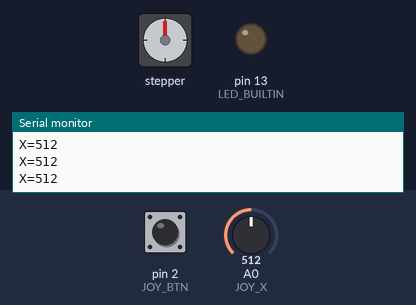
A sketch run on a simulated Arduino Uno, built with avr-gcc and run on an emulated ATmega328P. On the bench: stepper motor, output pins drawn as LEDs (lit = HIGH), the last lines printed to the serial monitor. Wiring (inferred from the names in the program): stepper motor (2048 steps per turn assumed): coils pin 8, pin 9, pin 10, pin 11. The inputs (shaded band) are chosen by the test bench; at power-on: A0 (JOY_X) = 512, pin 2 (JOY_BTN) HIGH. Pins used as bus, display or sensor lines are not drawn.

Above: at 1.3 s.
1.4 s: A0 (JOY_X) set to 554
2.9 s: A0 (JOY_X) set to 578
At 3.7 s:
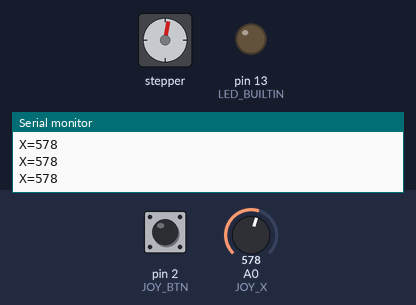
5.9 s: pin 2 (JOY_BTN) pulled LOW for 0.15 s
At 6.7 s:
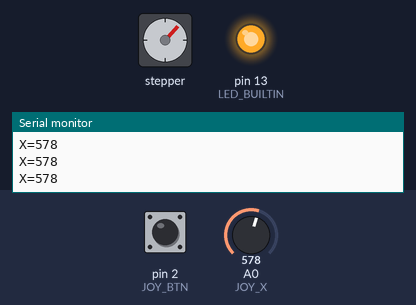
7.5 s: pin 2 (JOY_BTN) pulled LOW for 1 s
At 8.4 s:
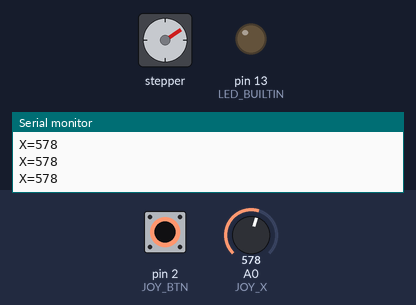
10.5 s: A0 (JOY_X) set to 900
13.5 s: pin 2 (JOY_BTN) pulled LOW for 0.15 s
At 14.9 s:
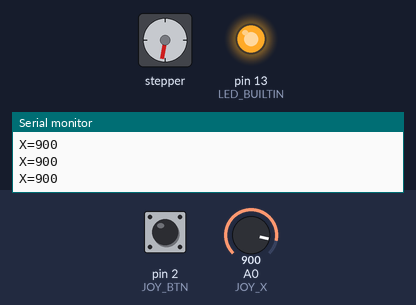
Timing chart, 0 to 16.1 s (numbered marks = the images above; inputs shaded):
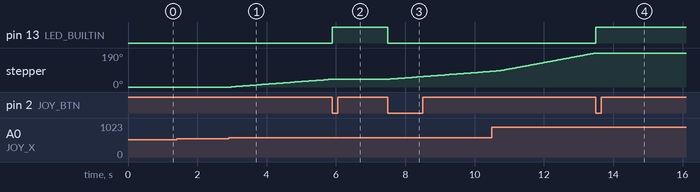

The sketch:

joystick_stepper.ino
```cpp
// (licence header left out)
/*
  Joystick-controlled stepper turntable
  28BYJ-48 motor + ULN2003 driver + analog joystick. No extra libraries needed.

  Wiring:
    Driver IN1 -> D8, IN2 -> D9, IN3 -> D10, IN4 -> D11
    Driver -  -> GND,  Driver + -> 5V
    Joystick GND -> GND, +5V -> 5V, VRx -> A0, SW -> D2 (VRy not used)

  Use: push the joystick left/right to turn; further = faster.
       Press the joystick button to switch between FREE and LOCKED (motor off).
*/

const uint8_t IN_PINS[4] = {8, 9, 10, 11};
const uint8_t JOY_X = A0;
const uint8_t JOY_BTN = 2;

// Full-step, two coils on (fastest + strongest): 2048 steps = 1 turn
const uint8_t SEQ[4][4] = {
  {1,1,0,0},{0,1,1,0},{0,0,1,1},{1,0,0,1}
};

int8_t stepIndex = 0;
unsigned long lastStepUs = 0;
unsigned long curUs = 12000;   // current step interval (ramps toward target)
unsigned long lastPrintMs = 0;
int center = 512;
bool locked = false;
bool lastBtn = HIGH;
unsigned long lastBtnMs = 0;

const int DEADZONE = 60;              // ignore small stick wobble
const unsigned long FASTEST_US = 2200; // full push: ~4.5 s per turn (5V limit)
const unsigned long SLOWEST_US = 12000; // light push: slow

void motorOff() {
  for (uint8_t i = 0; i < 4; i++) digitalWrite(IN_PINS[i], LOW);
}

void doStep(int8_t dir) {
  stepIndex = (stepIndex + dir + 4) % 4;
  for (uint8_t i = 0; i < 4; i++) digitalWrite(IN_PINS[i], SEQ[stepIndex][i]);
}

void setup() {
  for (uint8_t i = 0; i < 4; i++) pinMode(IN_PINS[i], OUTPUT);
  pinMode(JOY_BTN, INPUT_PULLUP);
  pinMode(LED_BUILTIN, OUTPUT);
  Serial.begin(9600);
  // Calibrate the joystick's resting position at power-on (don't touch it!)
  long sum = 0;
  for (int i = 0; i < 32; i++) { sum += analogRead(JOY_X); delay(5); }
  center = sum / 32;
  Serial.print(F("Joystick center = "));
  Serial.println(center);
  motorOff();
}

void loop() {
  // Button: toggle lock (debounced)
  bool btn = digitalRead(JOY_BTN);
  if (btn == LOW && lastBtn == HIGH && millis() - lastBtnMs > 250) {
    locked = !locked;
    lastBtnMs = millis();
    digitalWrite(LED_BUILTIN, locked ? HIGH : LOW);
    Serial.println(locked ? F("LOCKED") : F("FREE"));
  }
  lastBtn = btn;

  int raw = analogRead(JOY_X);
  int offset = raw - center;
  if (millis() - lastPrintMs > 300) {   // debug: watch in Serial Monitor
    lastPrintMs = millis();
    Serial.print(F("X=")); Serial.println(raw);
  }
  if (locked || abs(offset) < DEADZONE) {
    motorOff();                 // stops the motor and keeps it cool
    curUs = SLOWEST_US;         // next move starts slow again
    return;
  }

  int8_t dir = offset > 0 ? 1 : -1;
  int amount = abs(offset);
  int maxAmount = (dir > 0) ? (1023 - center) : center;
  if (maxAmount < DEADZONE + 1) maxAmount = DEADZONE + 1;
  unsigned long interval = map(constrain(amount, DEADZONE, maxAmount),
                               DEADZONE, maxAmount, SLOWEST_US, FASTEST_US);

  unsigned long now = micros();
  if (now - lastStepUs >= curUs) {
    lastStepUs = now;
    doStep(dir);
    // ramp: speed up gradually so the motor doesn't stall
    if (curUs > interval) curUs -= (curUs - interval) / 20 + 1;
    else curUs = interval;
  }
}
```

Measured:
- after the input at 2.9 s, stepper: keeps turning clockwise at about 15°/s, starting after 0.07 s
- after the input at 5.9 s, pin 13 (LED_BUILTIN): LOW → HIGH at once; stepper: stops changing and stays 43°
- after the input at 7.5 s, pin 13 (LED_BUILTIN): HIGH → LOW at once; stepper: keeps turning clockwise at about 15°/s, starting at once
- after the input at 13.5 s, pin 13 (LED_BUILTIN): LOW → HIGH at once; stepper: stops changing and stays 190°
